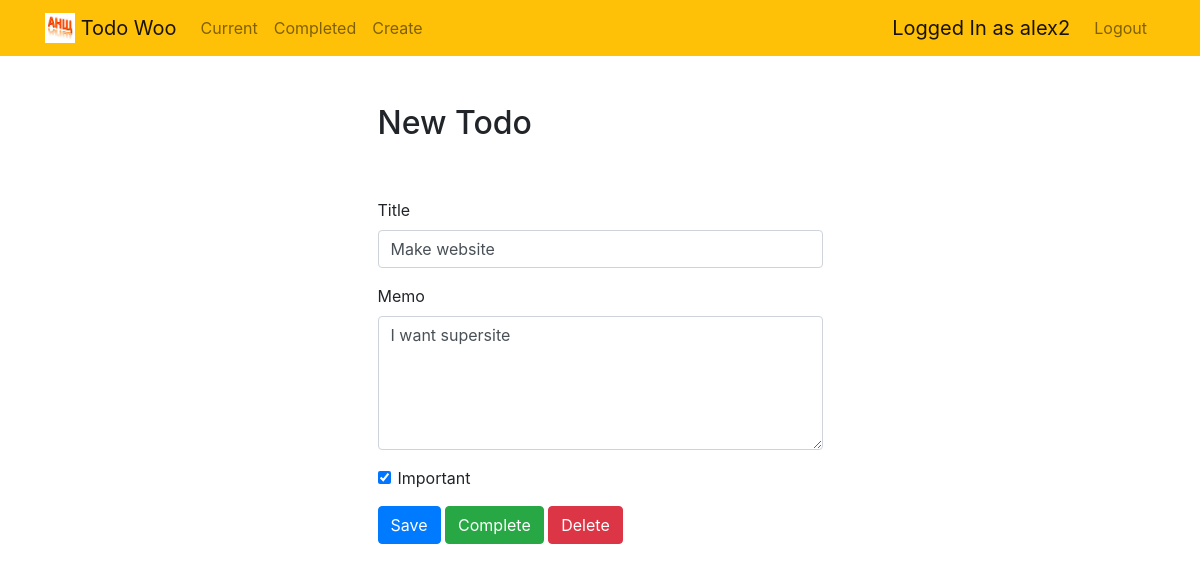
/todo/3 (signed in), run on an earlier commit of the app's database.
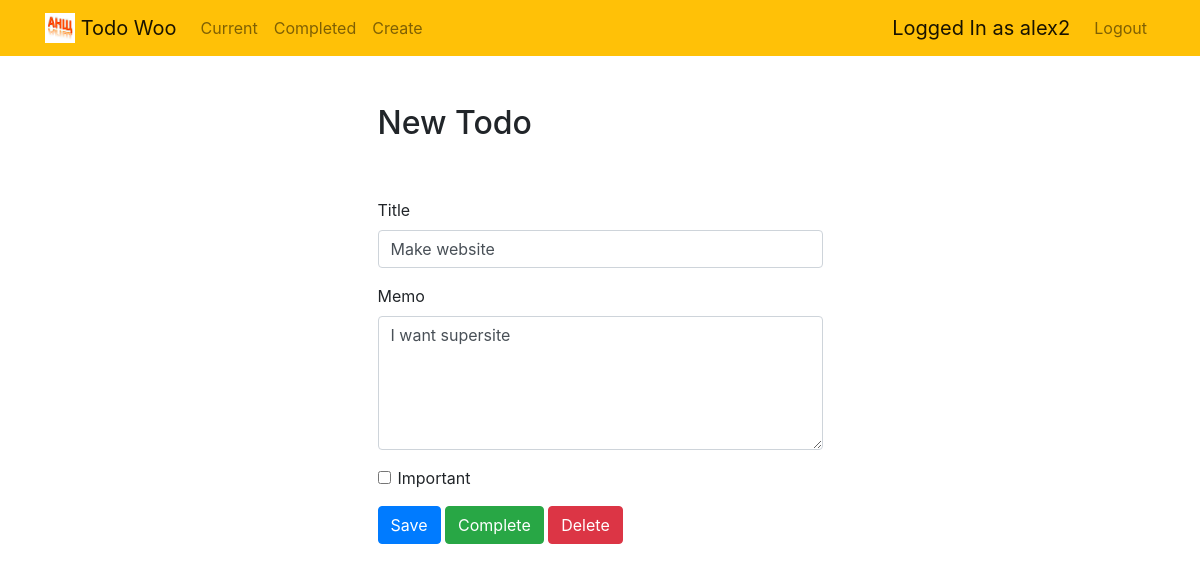
And on a later commit of the database.
### todo/models.py (models this page shows, shortened)
class Todo(models.Model):
    title = models.CharField(max_length=100)
    memo = models.TextField(blank=True) # blank=True - МОЖЕТ быть пустым
    created = models.DateTimeField(auto_now_add=True) #auto_now_add=True -автозаполнение текущим временем
    datacompleted = models.DateTimeField(null=True, blank=True) # null=True - МОЖЕТ быть пустым
    important = models.BooleanField(default=False) #чекбокс
    user = models.ForeignKey(User, on_delete=models.CASCADE) #внесение в модель ID пользователя-создателя

### todo/views.py (the view, shortened to what this page needs)
# urls.py: path('todo/<int:todo_pk>', views.viewtodo, name='viewtodo'),
@login_required #access to this page only registred user
def viewtodo(request, todo_pk):          #отобразится страница с просмотра и изм дел., todo_pk-ключ записи для просмотра
        todo = get_object_or_404(Todo, pk=todo_pk, user=request.user)      #функция получения объекта(записи здесь), 'user=request.user' нужна для того чтобы если запись создана не текущим пользователем и он хочет эту запись отобразить запросом через строку браузера была ошибка 404
        if request.method == 'GET':         #при вызове через метод 'GET' (через urls.py  или строку в браузере)
            form = TodoForm(instance=todo)
            return render(request, 'todo/viewtodo.html', {'todo':todo, 'form':form}) # отображение записи

### todo/forms.py
class TodoForm(ModelForm):
    class Meta:
        model = Todo
        fields = ['title', 'memo', 'important']     # это те поля из models.py класса Todo, которые нам нужно заполнять.

### todo/templates/todo/viewtodo.html (shortened to what this page needs)
{% extends "todo/base.html" %}
{% block content %}
    <div class="row justify-content-center mt-5">
        <div class="col-md-5">
            <h2>New Todo</h2>
        </div>
    </div>
    <div class="row justify-content-center mt-5">
        <div class="col-md-5">
            <form method="POST">
                <div class="form-group">
                    <label for="title">Title</label>
                    <input type="text" name="title" class="form-control" id="title" value="{{ todo.title }}" required>
                </div>
                <div class="form-group">
                    <label for="memo">Memo</label>
                    <textarea name="memo" rows="5" class="form-control" id="memo" >{{ todo.memo }}</textarea>
                </div>
                <div class="form-group form-check">
                    <input type="checkbox" name="important" class="form-check-input" id="important" {% if todo.important %}checked{% endif %}>
                    <label class="form-check-label" for="important">Important</label>
                </div>
                <button type="submit" class="btn btn-primary">Save</button>
                <button type="button" class="btn btn-success" onclick="$('#complete').click()">Complete</button>
                <button type="button" class="btn btn-danger" onclick="$('#delete').click()">Delete</button>
            </form>
        </div>
    </div>
{% endblock %}

What changed in the data, as far as the page shows it:
changed Todo "Make website": important "☑" → "☐"
